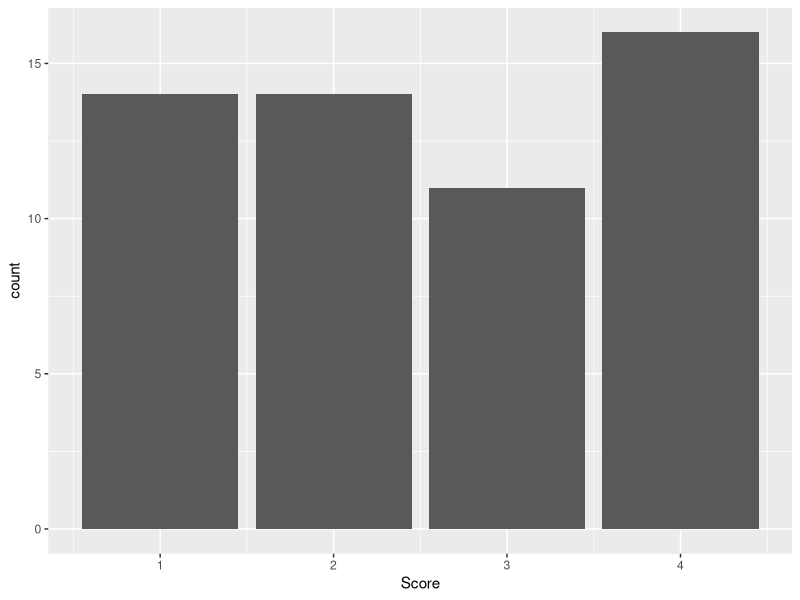
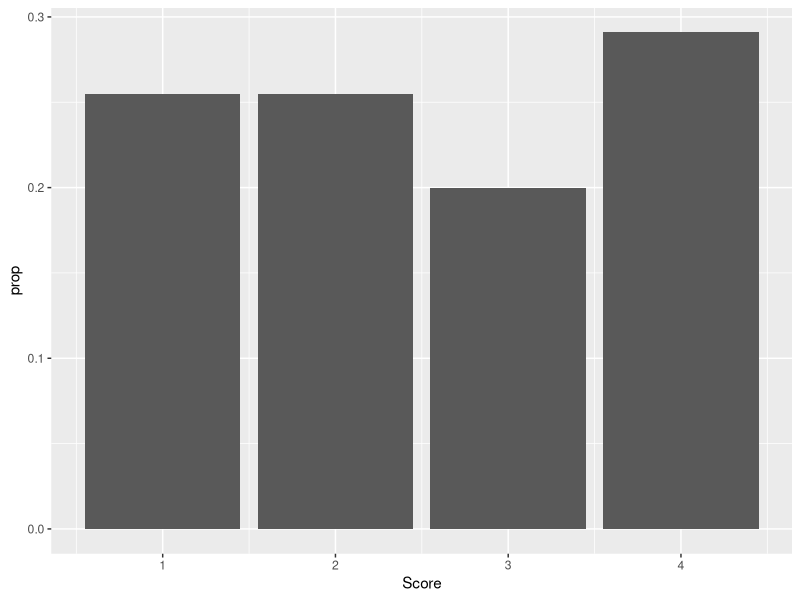
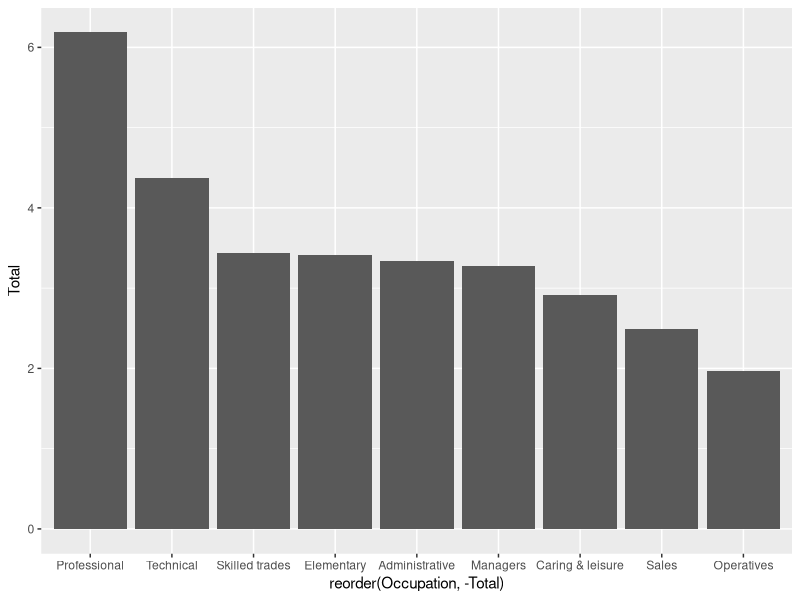

Here is the R script that generated these plots, in order:
####
## barchart
####

tattoos <- read.csv("tattoos.csv", header = TRUE, sep = ";")

library(ggplot2)

ggplot(data = tattoos) +
  geom_bar (
    mapping = aes(x = Score)
  )
### with proportions
ggplot(data = tattoos) +
  geom_bar (
    mapping = aes(x = Score, y = ..prop..)
  )

#####


workforce <- read.csv("workforce.csv", header = TRUE, sep = ";")
colnames(workforce) <- c("Occupation", "Male", "Female", "Total")
str(workforce)

ggplot(data = workforce, aes(x = reorder(Occupation, -Total), y = Total) ) +
  geom_bar ( stat = "identity")
  